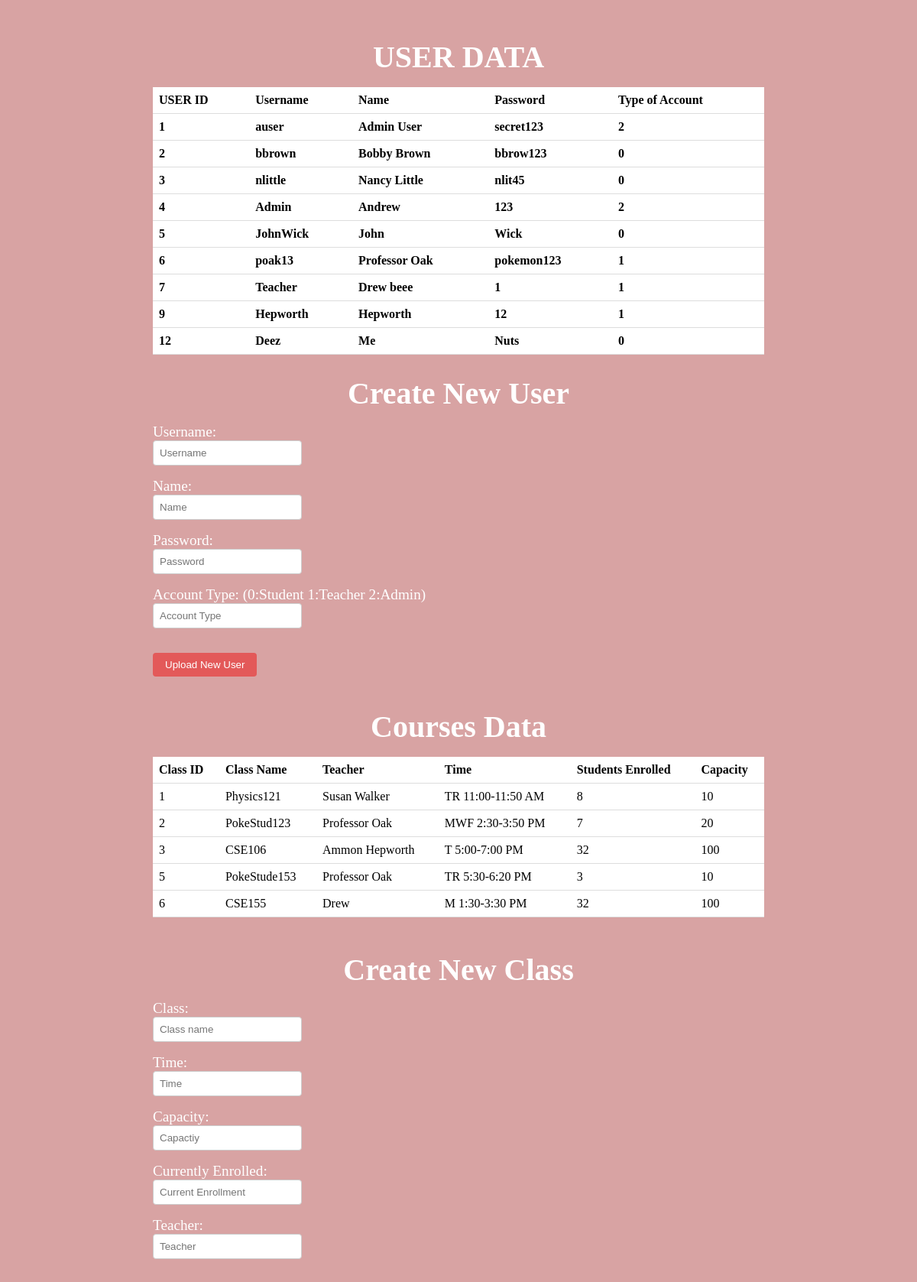
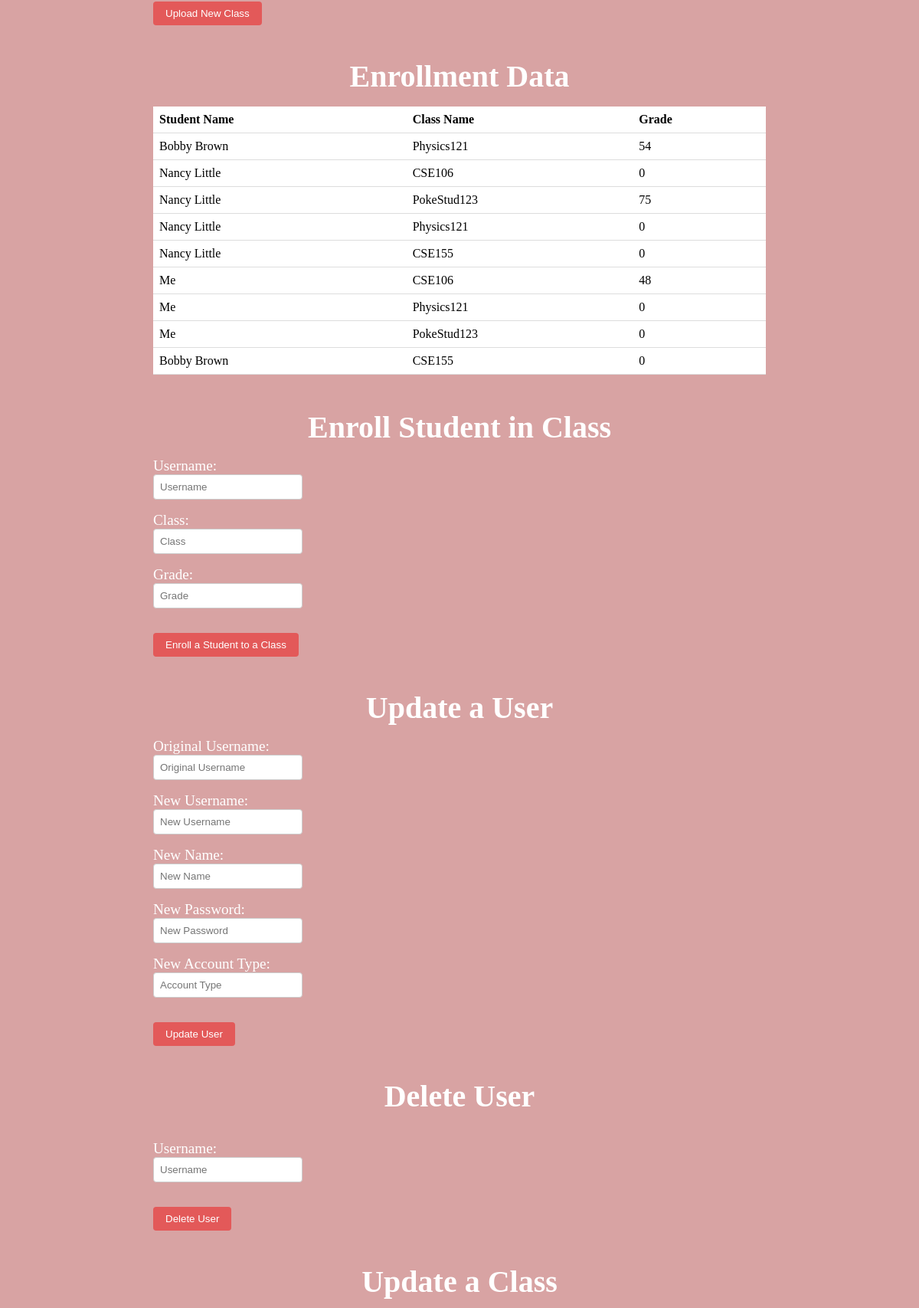
Page /admin (signed in, upper part) on the committed database (2 pictures, top to bottom).
### Lab08_MiniProject/Courses/main.py (models this page shows, shortened)
class Users(UserMixin, db.Model):
    __tablename__ = "Users"
    userId = db.Column(db.Integer, primary_key = True)
    username = db.Column(db.String, nullable = False)
    name = db.Column(db.String, nullable = False)
    password = db.Column(db.String, nullable = False)
    type = db.Column(db.Integer, nullable = False)

class Courses(db.Model):
    __tablename__ = "Courses"
    classId = db.Column(db.Integer, primary_key = True)
    className = db.Column(db.String, nullable = False)
    teacher = db.Column(db.String, nullable = False)
    time = db.Column(db.String, nullable = False)
    enrolled = db.Column(db.Integer, nullable = False)
    capacity = db.Column(db.Integer, nullable = False)

### Lab08_MiniProject/Courses/main.py (the view, shortened to what this page needs)
@app.route('/admin', methods = ["GET", "POST", "PUT", "DELETE"])
@login_required
def admin():
    if request.method == "GET":
        print("Get method")
        users = []
        courses = []
        grades = []
        erows = Enrollment.query.all()
        for row in erows:
            user = Users.query.filter_by(userId = row.usersId).first()
            users.append(user.name)
            course = Courses.query.filter_by(classId = row.classesId).first()
            courses.append(course.className)
            grades.append(row.grade)
        return render_template('adminview.html', users = Users.query.all(), courses = Courses.query.all(), length = (len(courses)), enrolledUsers = users, enrolledCourses = courses, enrolledGrades = grades)

### Lab08_MiniProject/Courses/main.py (called while the page is built)
@login_manager.user_loader
def load_user(userId):
    return Users.query.filter_by(userId = userId).first()

### Lab08_MiniProject/Courses/templates/adminview.html (shortened to what this page needs)
<!DOCTYPE html>
<html>
    <head>
        <link href="../static/adminView.css" rel="stylesheet">
    </head>
<body>
  <div>
    <h1>USER DATA</h1>
    <table>
      <thread>
        <tr>
            <th>USER ID</th>
            <th>Username</th>
            <th>Name</th>
            <th>Password</th>
            <th>Type of Account</th>
        </tr>
      </thread>
        <tbody>
            {% for user in users %}
            <tr>
                <th>{{user.userId}}</th>
                <th>{{user.username}}</th>
                <th>{{user.name}}</th>
                <th>{{user.password}}</th>
                <th>{{user.type}}</th>
            </tr>
            {% endfor %}
        </tbody>
    </table>
      <h1>Create New User</h1>
        <form>
            <label for="user_name">Username:</label><br>
            <input type="text" id="add_username" name="user_name" placeholder="Username"><br>
            <label for="name">Name:</label><br>
            <input type="text" id="add_name" name="name" placeholder="Name"><br>
            <label for="password">Password:</label><br>
            <input type="text" id="add_password" name="password" placeholder="Password"><br>
            <label for="type">Account Type: (0:Student 1:Teacher 2:Admin)</label><br>
            <input type="number" id="add_type" name="Account_type" placeholder="Account Type"><br>
        </form>
        <button type="button" id = "admin_newuser">Upload New User</button>
      <h1>Courses Data</h1>
        <table id = "admin_courses">
            <thead>
                <tr>
                    <th>Class ID</th>
                    <th>Class Name</th>
                    <th>Teacher</th>
                    <th>Time</th>
                    <th>Students Enrolled</th>
                    <th>Capacity</th>
                </tr>
            </thead>
            <tbody>
                {% for course in courses %}
                <tr>
                    <td>{{course.classId}}</td>
                    <td>{{course.className}}</td>
                    <td>{{course.teacher}}</td>
                    <td>{{course.time}}</td>
                    <td>{{course.enrolled}}</td>
                    <td>{{course.capacity}}</td>
                </tr>
                {% endfor %}</tbody>
        </table><br>
      <h1>Create New Class</h1>
        <form>
            <label for="class_name">Class:</label><br>
            <input type="text" id="add_class_name" name="class_name" placeholder="Class name"><br>
            <label for="time">Time:</label><br>
            <input type="text" id="add_time" name="time" placeholder="Time"><br>
            <label for="capacity">Capacity:</label><br>
            <input type="number" id="add_capacity" name="capacity" placeholder="Capactiy"><br>
            <label for="current_students">Currently Enrolled:</label><br>
            <input type="number" id="add_current_students" name="current_students" placeholder="Current Enrollment"><br>
            <label for="teacher">Teacher:</label><br>
            <input type="teacher" id="add_teacher" name="teacher" placeholder="Teacher"><br>
        </form>
        <button type="button" id = "admin_newclass">Upload New Class</button><br>
      <h1>Enrollment Data</h1>
        <table id = "admin_enrollment">
            <thead>
                <tr>
                    <th>Student Name</th>
                    <th>Class Name</th>
                    <th>Grade</th>
                </tr>
            </thead>
            <tbody>
                {% for i in range(0, length) %}
                <tr>
                    <td>{{enrolledUsers[i]}}</td>
                    <td>{{enrolledCourses[i]}}</td>
                    <td>{{enrolledGrades[i]}}</td>
                </tr>
                {% endfor %}</tbody>
        </table><br>
      <h1>Enroll Student in Class</h1>
        <form>
            <label for="enroll_username">Username:</label><br>
            <input type="text" id="enroll_username" name="enroll_user_name" placeholder="Username"><br>
            <label for="enroll_classname">Class:</label><br>
            <input type="text" id="enroll_classname" name="enroll_classname" placeholder="Class"><br>
            <label for="enroll_grade">Grade:</label><br>
            <input type="number" id="enroll_grade" name="enroll_grade" placeholder="Grade"><br>
        </form>
        <button type="button" id = "admin_enroll">Enroll a Student to a Class</button><br>
      <h1>Update a User</h1>
        <form>
            <label for="update_original_user">Original Username:</label><br>
            <input type="text" id="update_original_user" name="update_original_user" placeholder="Original Username"><br>
            <label for="update_new_user">New Username:</label><br>
            <input type="text" id="update_new_user" name="update_new_user" placeholder="New Username"><br>
            <label for="update_new_name">New Name:</label><br>
            <input type="text" id="update_new_name" name="update_new_name" placeholder="New Name"><br>
            <label for="update_new_password">New Password:</label><br>
            <input type="text" id="update_new_password" name="update_new_password" placeholder="New Password"><br>
            <label for="update_new_type">New Account Type:</label><br>
            <input type="number" id="update_new_type" name="update_new_type" placeholder="Account Type"><br>
        </form>
        <button type="button" id = "update_user">Update User</button><br>
      <h1>Delete User</h1><br>
        <form>
            <label for="delete_user">Username:</label><br>
            <input type="delete_user" id="delete_user" name="delete_user" placeholder="Username"><br>
        </form>
        <button type="button" id = "delete_user_button">Delete User</button><br>
      <h1>Update a Class</h1>
        <button type="button" id = "update_class">Update Class</button><br>
        <button type="button" id = "delete_class_button">Delete Class</button><br>
      <h1>Update Grade</h1><br>
        <button type="button" id = "update_grade_button">Update Grade</button><br>
        <button type="button" id = "unenroll_user">Unenroll User</button><br>
  </div>
</body>
</html>

### Lab08_MiniProject/Courses/static/adminView.css (style rules this page uses)
h1 { font-size: 2.5rem; margin-bottom: 1rem; text-align: center; color: white; }
table { border-collapse: collapse; width: 100%; border-color: white; }
th, td { text-align: left; padding: 8px; border-bottom: 1px solid #ddd; color: black; background-color: white; }
body { background-color: rgb(216, 163, 163); }
form { margin-bottom: 1rem; }
label { font-size: 1.2rem; margin-right: 1rem; color: white; }
input { margin-bottom: 1rem; padding: 0.5rem; border: 1px solid #ccc; border-radius: 4px; }
button { background-color: rgb(227, 89, 89); color: white; padding: 0.5rem 1rem; border: none; border-radius: 4px; cursor: pointer; margin-bottom: 1rem; }
div { max-width: 800px; margin: 0 auto; padding: 1rem; }

### rows in the picture
Users: userId "1", username "auser", name "Admin User", password "secret123", type "2"
Users: userId "2", username "bbrown", name "Bobby Brown", password "bbrow123", type "0", name "Bobby Brown" "Bobby Brown"
Users: userId "3", username "nlittle", name "Nancy Little", password "nlit45", type "0", name "Nancy Little" "Nancy Little" "Nancy Little" "Nancy Little"
Users: userId "4", username "Admin", name "Andrew", password "123", type "2"
Users: userId "5", username "JohnWick", name "John", password "Wick", type "0"
Users: userId "6", username "poak13", name "Professor Oak", password "pokemon123", type "1"
Users: userId "7", username "Teacher", name "Drew beee", password "1", type "1"
Users: userId "9", username "Hepworth", name "Hepworth", password "12", type "1"
Users: userId "12", username "Deez", name "Me", password "Nuts", type "0", name "Me" "Me" "Me"
Courses: classId "1", className "Physics121", teacher "Susan Walker", time "TR 11:00-11:50 AM", enrolled "8", capacity "10", className "Physics121" "Physics121" "Physics121"
Courses: classId "2", className "PokeStud123", teacher "Professor Oak", time "MWF 2:30-3:50 PM", enrolled "7", capacity "20", className "PokeStud123" "PokeStud123"
Courses: classId "3", className "CSE106", teacher "Ammon Hepworth", time "T 5:00-7:00 PM", enrolled "32", capacity "100", className "CSE106" "CSE106"
Courses: classId "5", className "PokeStude153", teacher "Professor Oak", time "TR 5:30-6:20 PM", enrolled "3", capacity "10"
Courses: classId "6", className "CSE155", teacher "Drew", time "M 1:30-3:30 PM", enrolled "32", capacity "100", className "CSE155" "CSE155"

### other values in the picture
{{ enrolledGrades[i] }} "54" "0" "75" "0" "0" "48" "0" "0" "0"
